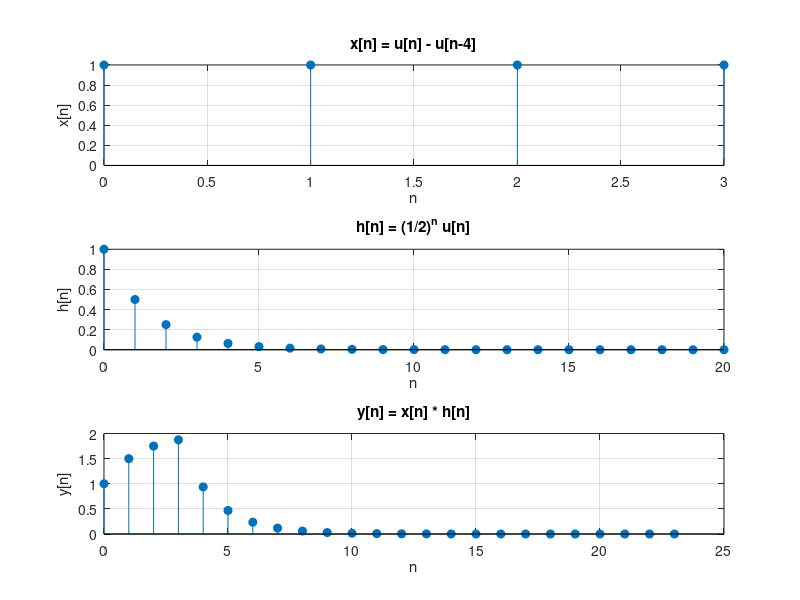
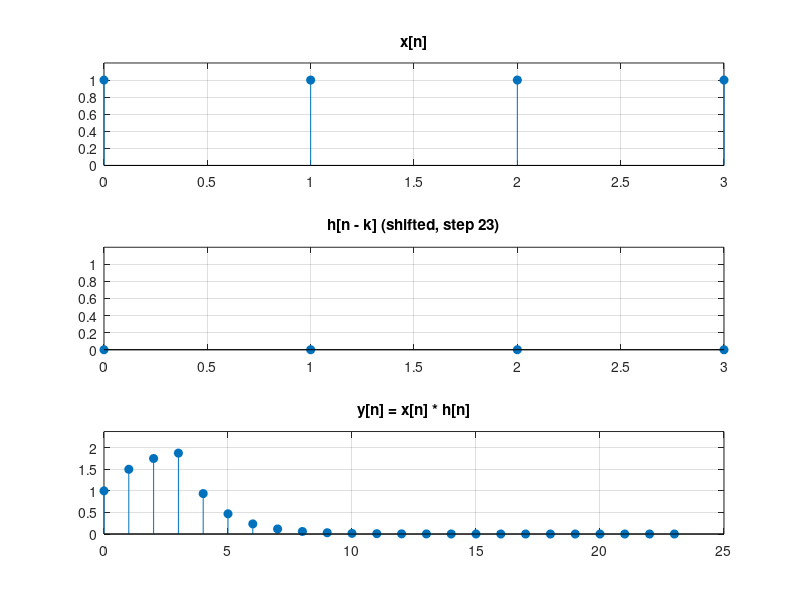

These figures' MATLAB source, in order:
% x[n] = u[n] - u[n-4] => rectangular pulse from n = 0 to 3
x = [1 1 1 1];

% h[n] = (1/2)^n * u[n] => decaying exponential
n_h = 0:20;
h = (1/2).^n_h;

% Convolve
y = conv(x, h);
n_y = 0:length(y)-1;

% Plot
subplot(3,1,1)
stem(0:length(x)-1, x, 'filled');
title('x[n] = u[n] - u[n-4]');
xlabel('n'); ylabel('x[n]'); grid on;

subplot(3,1,2)
stem(n_h, h, 'filled');
title('h[n] = (1/2)^n u[n]');
xlabel('n'); ylabel('h[n]'); grid on;

subplot(3,1,3)
stem(n_y, y, 'filled');
title('y[n] = x[n] * h[n]');
xlabel('n'); ylabel('y[n]'); grid on;


%-----------------------------------------------------

% Signals
x = [1 1 1 1];             % x[n] = u[n] - u[n-4]
n_x = 0:length(x)-1;

h = (1/2).^(0:20);         % h[n] = (1/2)^n * u[n]
n_h = 0:length(h)-1;

% Time range for convolution output
n_y = n_x(1) + n_h(1) : n_x(end) + n_h(end);
y = zeros(1, length(n_y));

% Animation setup
figure;
for n = 0 : length(n_y)-1
    % Flipped and shifted h[-k+n] or h[n-k]
    h_shifted = zeros(1, length(n_x));
    for k = 1:length(n_x)
        index = n - (k-1) + 1;
        if index >= 1 && index <= length(h)
            h_shifted(k) = h(index);
        else
            h_shifted(k) = 0;
        end
    end

    % Element-wise multiplication and sum
    product = x .* h_shifted;
    y(n+1) = sum(product);

    % Plot
    clf
    subplot(3,1,1)
    stem(n_x, x, 'filled'); title('x[n]'); ylim([0 1.2]);
    grid on;

    subplot(3,1,2)
    stem(n_x, h_shifted, 'filled'); title(['h[n - k] (shifted, step ', num2str(n), ')']); ylim([0 1.2]);
    grid on;

    subplot(3,1,3)
    stem(n_y, y, 'filled'); title('y[n] = x[n] * h[n]'); ylim([0 max(y)+0.5]);
    grid on;

    pause(0.3);  % pause between frames
end


